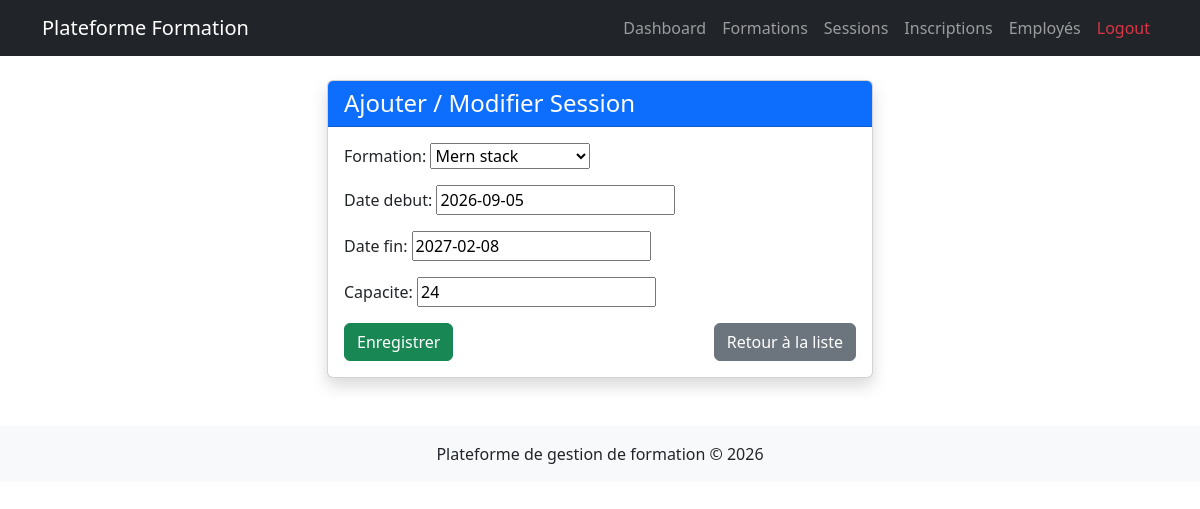
Screenshot of /sessions/2/edit/ with the database file from the repository.
### formations/models.py (models this page shows, shortened)
class Session(models.Model):
    formation = models.ForeignKey(
        Formation,
        on_delete=models.CASCADE,
        related_name='sessions'
    )
    date_debut = models.DateField()
    date_fin = models.DateField()
    capacite = models.PositiveIntegerField()
    salle = models.CharField(max_length=100, blank=True, null=True)

### formations/views.py (the view)
# urls.py: path('sessions/<int:pk>/edit/', SessionUpdateView.as_view(), name='session_edit'),
class SessionUpdateView(UpdateView):
    model = Session
    fields = ['formation', 'date_debut', 'date_fin', 'capacite']
    template_name = "sessions/session_form.html"
    success_url = reverse_lazy('session_list')

### formations/models.py (called while the page is built)
    def __str__(self):
        return self.titre

### templates/sessions/session_form.html (shortened to what this page needs)
{% extends "base.html" %}
{% block content %}
<div class="row justify-content-center">
<div class="col-md-6">
<div class="card shadow">
<div class="card-header bg-primary text-white">
<h4 class="mb-0">Ajouter / Modifier Session</h4>
</div>
<div class="card-body">
<form method="post">
{{ form.as_p }}
<div class="d-flex justify-content-between mt-3">
<button type="submit" class="btn btn-success">
Enregistrer
</button>
<a href="{% url 'session_list' %}" class="btn btn-secondary">
Retour à la liste
</a>
</div>
</form>
</div>
</div>
</div>
</div>
{% endblock %}

### rows the page displays
Session: formation "Mern stack", date_debut "2026-09-05", date_fin "2027-02-08", capacite "24"
